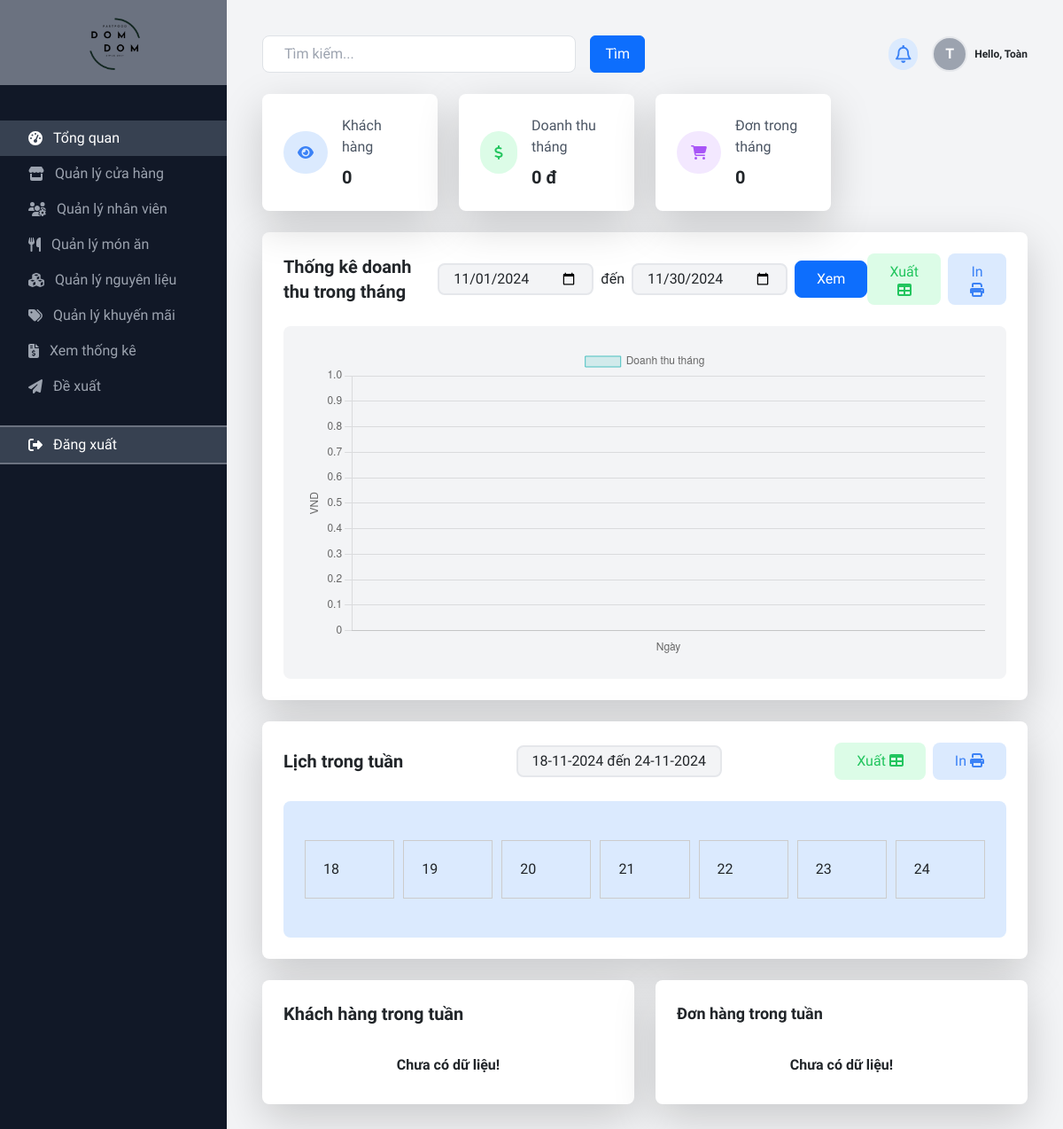
Before: /view/page/admin/index.php (signed in) with the older database file.
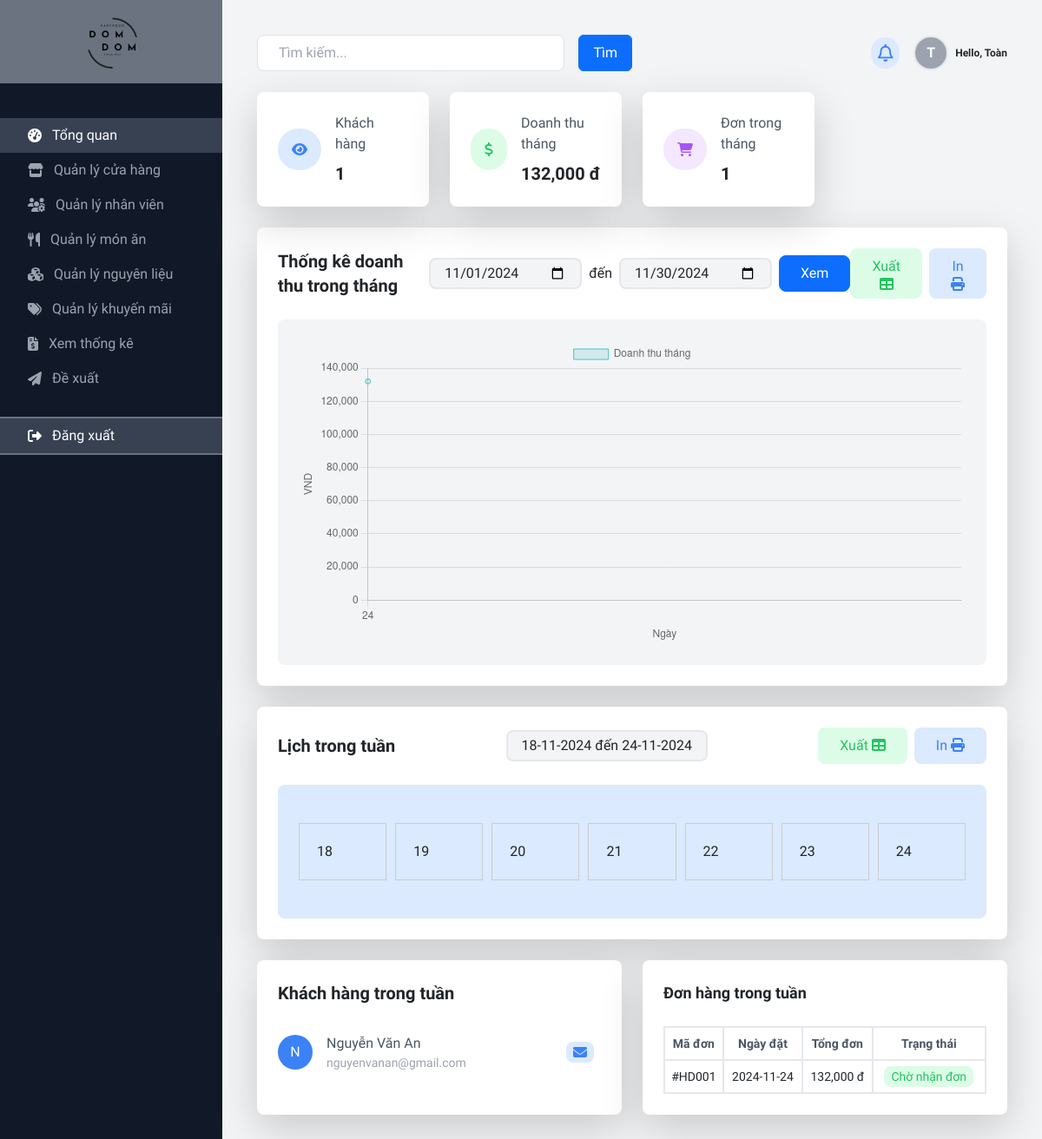
After: the same page with the newer database file.
### tables this page shows
CREATE TABLE `order` (
  `orderID` int(5) NOT NULL,
  `orderDate` date NOT NULL DEFAULT current_timestamp(),
  `total` decimal(10,2) NOT NULL,
  `sumOfQuantity` int(5) NOT NULL,
  `paymentMethod` varchar(30) NOT NULL,
  `note` varchar(50) DEFAULT NULL,
  `status` tinyint(1) NOT NULL DEFAULT 0,
  `customerID` int(5) NOT NULL,
  `discountAmount` decimal(10,2) NOT NULL,
  `finalAmount` decimal(10,2) NOT NULL,
  `partyPackageID` int(5) DEFAULT NULL,
  `storeID` int(5) NOT NULL
);

CREATE TABLE `customer` (
  `customerID` int(5) NOT NULL,
  `phoneNumber` varchar(11) NOT NULL,
  `fullName` varchar(50) NOT NULL,
  `address` varchar(100) NOT NULL,
  `email` varchar(50) NOT NULL,
  `blackList` tinyint(1) NOT NULL DEFAULT 0
);

### model/mOrders.php (called while the page is built, shortened)
<?php
class mOrders
{
    public function mGetAllOrderRangeOf($start, $end)
    {
        $db = new Database;
        $conn = $db->connect();
        $sql = "SELECT * FROM `order` WHERE orderDate>= '$start' AND orderDate <= '$end' ORDER BY orderDate DESC";
        if ($conn != null)
            return $conn->query($sql);
        return 0;
    }
}

### controller/cOrders.php (called while the page is built, shortened)
<?php
class cOrders extends mOrders
{
    public function cGetAllOrderRangeOf($start, $end) {
        if ($this->mGetAllOrderRangeOf($start, $end) != 0) {
            $result = $this->mGetAllOrderRangeOf($start, $end);
            return $result;
        } return 0;
    }
}

### view/page/admin/index.php (the view, shortened to what the changed rows need)
<html lang="en">
<head>
    <link href="../../css/all.css" rel="stylesheet" />
    <link href="../../css/bootstrap.min.css" rel="stylesheet">
    <script src="../../js/tailwindcss.js"></script>
</head>
<?php
include("../../../controller/cOrders.php");
$db = new Database();
$conn = $db->connect();
if (isset($_POST["btnxem"])) {
    $_SESSION["startM"] = $_POST["startM"];
    $_SESSION["endM"] = $_POST["endM"];
    $daystart = explode("-", $_SESSION["startM"]);
    $startM = implode("-", array($daystart[0], $daystart[1], $daystart[2]));
    $dayend = explode("-", $_SESSION["endM"]);
    $endM = implode("-", array($dayend[0], $dayend[1], $dayend[2]));
} else {
    $startM = date("Y-m-01");
    $endM = date("Y-m-t");
}
$startW = date("Y-m-d", strtotime("monday this week"));
$endW = date("Y-m-d", strtotime("sunday this week"));
?>
<body class="bg-gray-900" style="scroll-behavior: smooth; font-family: 'Playwrite DE Grund', cursive;">
    <div class="flex flex-col md:flex-row" id="container">
        <div class="bg-gray-100 flex-1 p-6 pb-2 md:p-10" id="right">
            <?php
            $i = "";
            if (isset($_REQUEST["i"])) {
                $i = $_REQUEST["i"];
            } else {
                $i = "home";
            }
            if ($i != "home") {
                require("" . $_REQUEST["i"] . "/index.php");
            } else {
                require("home/index.php");
            }
            ?>
        </div>
    </div>
    </div>
</body>
</html>

### view/page/admin/home/index.php (shortened to what the changed rows need)
<div class="grid grid-cols-1 md:grid-cols-4 gap-6 mb-4">
    <div class="bg-white p-6 rounded-lg shadow-lg">
        <div class="flex items-center">
            <div class="bg-blue-100 text-blue-500 p-3 rounded-full mr-4">
                <i class="fas fa-eye">
                </i>
            </div>
            <div>
                <p class="text-gray-600 mb-2">Khách hàng</p>
                <p class="text-xl font-semibold">
                    <?php
                    $sql = "SELECT * FROM `customer` AS C JOIN `order` AS O ON C.customerID = O.customerID WHERE O.orderDate >= '$startM' AND O.orderDate <= '$endM' GROUP BY O.customerID";
                    $result = $conn->query($sql);
                    $count = $result->num_rows;
                    echo $count;
                    ?></p>
            </div>
        </div>
    </div>
    <div class="bg-white p-6 rounded-lg shadow-lg">
        <div class="flex items-center">
            <div class="bg-green-100 text-green-500 p-3 rounded-full mr-4">
                <i class="fas fa-dollar-sign">
                </i>
            </div>
            <div>
                <p class="text-gray-600 mb-2">Doanh thu tháng</p>
                <p class="text-xl font-semibold">
                    <?php
                    $sql = "SELECT * FROM `order` WHERE orderDate >= '$startM' AND orderDate <= '$endM'";
                    $result = $conn->query($sql);
                    $revenue = 0;
                    while ($row = $result->fetch_assoc()) {
                        $revenue += $row["total"];
                    }
                    echo str_replace(".00", "", number_format($revenue, "2", ".", ",")) . " đ";
                    ?></p>
            </div>
        </div>
    </div>
    <div class="bg-white p-6 rounded-lg shadow-lg">
        <div class="flex items-center">
            <div class="bg-purple-100 text-purple-500 p-3 rounded-full mr-4">
                <i class="fas fa-shopping-cart">
                </i>
            </div>
            <div>
                <p class="text-gray-600 mb-2">Đơn trong tháng</p>
                <p class="text-xl font-semibold">
                    <?php
                    $sql = "SELECT * FROM `order` WHERE orderDate >= '$startM' AND orderDate <= '$endM'";
                    $result = $conn->query($sql);
                    $count = $result->num_rows;
                    echo $count;
                    ?></p>
            </div>
        </div>
    </div>
</div>
<div class="bg-white p-6 rounded-lg shadow-lg mb-6">
    <div class="flex justify-between items-center mb-4">
        <h2 class="text-xl font-semibold">
            Thống kê doanh thu trong tháng
        </h2>
        <div class="currentMonth">
            <form action="" method="post" class="revenueMonth flex items-center my-auto">
                <input type="date" name="startM" id="startM" class="bg-gray-100 border-solid border-2 rounded-lg py-1 px-3" value="<?php echo $startM; ?>"> <span class="mx-2">đến</span>
                <input type="date" name="endM" id="endM" class="bg-gray-100 border-solid border-2 rounded-lg py-1 px-3 mr-1" value="<?php echo $endM; ?>">
                <button type="submit" name="btnxem" class="btn btn-primary ml-1 py-2 px-4 rounded-lg">Xem</button>
            </form>
        </div>
        <div class="flex items-center">
            <button class="btn bg-green-100 text-green-500 py-2 px-4 rounded-lg mr-1 hover:bg-green-500 hover:text-white">Xuất <i class="fa-solid fa-table"></i></button>
            <button class="btn bg-blue-100 text-blue-500 py-2 px-4 rounded-lg ml-1 hover:bg-blue-500 hover:text-white">In <i class="fa-solid fa-print"></i></button>
        </div>
    </div>
    <div class="h-fit bg-gray-100 rounded-lg p-6">
        <canvas id="revenueChart" class="w-full" height="350"></canvas>
    </div>
</div>
<div class="bg-white p-6 rounded-lg shadow-lg mb-6">
    <div class="flex justify-between items-center mb-4">
        <h2 class="text-xl font-semibold">Lịch trong tuần</h2>
        <div class="currentWeek">
            <div class="week bg-gray-100 border-solid border-2 px-3 py-1 rounded-lg">
                <?php
                echo date('d-m-Y', strtotime('monday this week')) . " đến " . date('d-m-Y', strtotime('sunday this week'));
                ?>
            </div>
        </div>
        <div class="flex items-center">
            <button class="btn bg-green-100 text-green-500 py-2 px-4 rounded-lg mr-1 hover:bg-green-500 hover:text-white">Xuất <i class="fa-solid fa-table"></i></button>
            <button class="btn bg-blue-100 text-blue-500 py-2 px-4 rounded-lg ml-1 hover:bg-blue-500 hover:text-white">In <i class="fa-solid fa-print"></i></button>
        </div>
    </div>
    <div class="h-fit bg-blue-100 rounded-lg p-4">
        <div id="calendar"></div>
    </div>
</div>
<div class="grid grid-cols-1 md:grid-cols-2 gap-6 mb-4">
    <div class="bg-white p-6 rounded-lg shadow-lg">
        <h2 class="text-xl font-semibold mb-4">Khách hàng trong tuần</h2>
        <ul>
            <?php
            $sql = "SELECT * FROM `customer` AS C JOIN `order` AS O ON O.customerID = C.customerID WHERE O.orderDate >= '$startW' AND O.orderDate <= '$endW' GROUP BY C.customerID ORDER BY O.orderDate DESC";
            $result = $conn->query($sql);
            if ($result->num_rows != 0) {
                while ($row = $result->fetch_assoc()) {
                    $avt = substr($row["fullName"], 0, 1);
                    echo "
                        <li class='flex items-center py-2'>
                            <div class='bg-blue-500 text-white rounded-full w-10 h-10 flex items-center justify-center mr-4'>" . $avt . "</div>
                            <div>
                                <p class='text-gray-600'>" . $row["fullName"] . "</p>
                                <p class='text-sm text-gray-400'>" . $row["email"] . "</p>
                            </div>
                            <div class='ml-auto'>
                                <button class='bg-blue-100 text-blue-500 py-1 px-2 rounded-lg mr-2'>
                                    <i class='fas fa-envelope'></i>
                                </button>
                            </div>
                        </li>";
                }
            } else {
                echo "<p class='text-center py-2 font-semibold'>Chưa có dữ liệu!</p>";
            }
            ?>
        </ul>
    </div>
    <div class="bg-white p-6 rounded-lg shadow-lg">
        <h2 class="text-lg font-semibold mb-4">Đơn hàng trong tuần</h2>
        <?php
        $ctrl = new cOrders;
        $result = $ctrl->cGetAllOrderRangeOf($startW, $endW);
        if ($result->num_rows != 0) {
            echo "
                    <table class='w-full text-sm text-center'>
                    <thead>
                        <tr>
                            <th class='text-gray-600 py-2 border-2'>
                                Mã đơn
                            </th>
                            <th class='text-gray-600 py-2 border-2'>
                                Ngày đặt
                            </th>
                            <th class='text-gray-600 py-2 border-2'>
                                Tổng đơn
                            </th>
                            <th class='text-gray-600 py-2 border-2'>
                                Trạng thái
                            </th>
                        </tr>
                    </thead>
                    <tbody>
                    ";
            while ($row = $result->fetch_assoc()) {
                switch ($row["status"]) {
                    case 0:
                        $status = "Chờ nhận đơn";
                        break;
                }
                $amount = str_replace(".00", "", number_format($row["total"], "2", ".", ","));
                echo "
                    <tr>
                        <td class='py-2 border-2'>
                            #HD0" . ($row['orderID'] < 10 ? "0" . $row['orderID'] : $row['orderID']) . "
                        </td>
                        <td class='py-2 border-2'>
                            " . $row['orderDate'] . "
                        </td>
                        <td class='py-2 border-2'>
                            " . $amount . " đ
                        </td>
                        <td class='py-2 border-2'>
                            <span class='bg-" . ($row["status"] != 4 ? 'green' : 'blue') . "-100 text-" . ($row["status"] != 4 ? 'green' : 'blue') . "-500 py-1 px-2 rounded-lg'>
                                " . $status . "
                            </span>
                        </td>
                    </tr>
                ";
            }
            echo "</tbody>
                    </table>";
        } else {
            echo "<p class='text-center py-2 font-semibold'>Chưa có dữ liệu!</p>";
        }
        ?>
    </div>

Changed rows visible on the page:
added order: customerID.fullName "N", customerID.fullName "Nguyễn Văn An", customerID.email "nguyenvanan@gmail.com", orderID "1", orderDate "2024-11-24", total "132,000", status "Chờ nhận đơn"
Other visible differences:
$count: "0" → "1"
str_replace(".00", "", number_format($revenue, "2", ".", ",")): "0" → "132,000"
chart data {{ $jsonData }}: [] → [["24",132000]]
text no longer shown: "Chưa có dữ liệu! Chưa có dữ liệu!"
text now shown: "Mã đơn Ngày đặt Tổng đơn Trạng thái"
